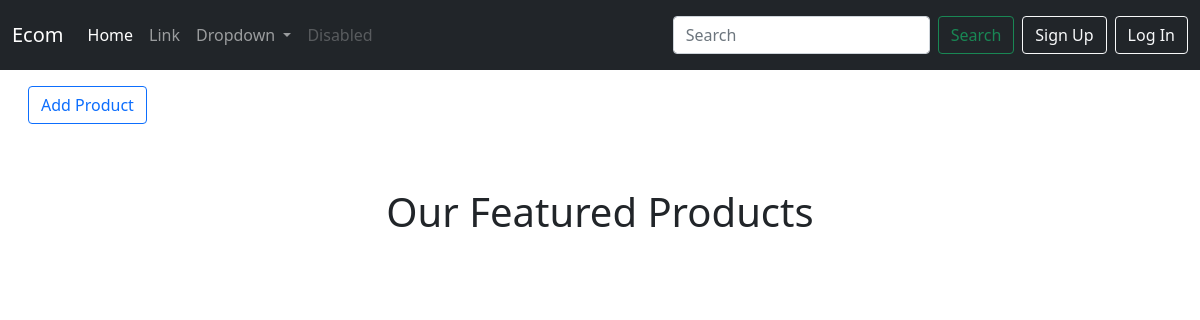
/products/, run on an earlier commit of the app's database.
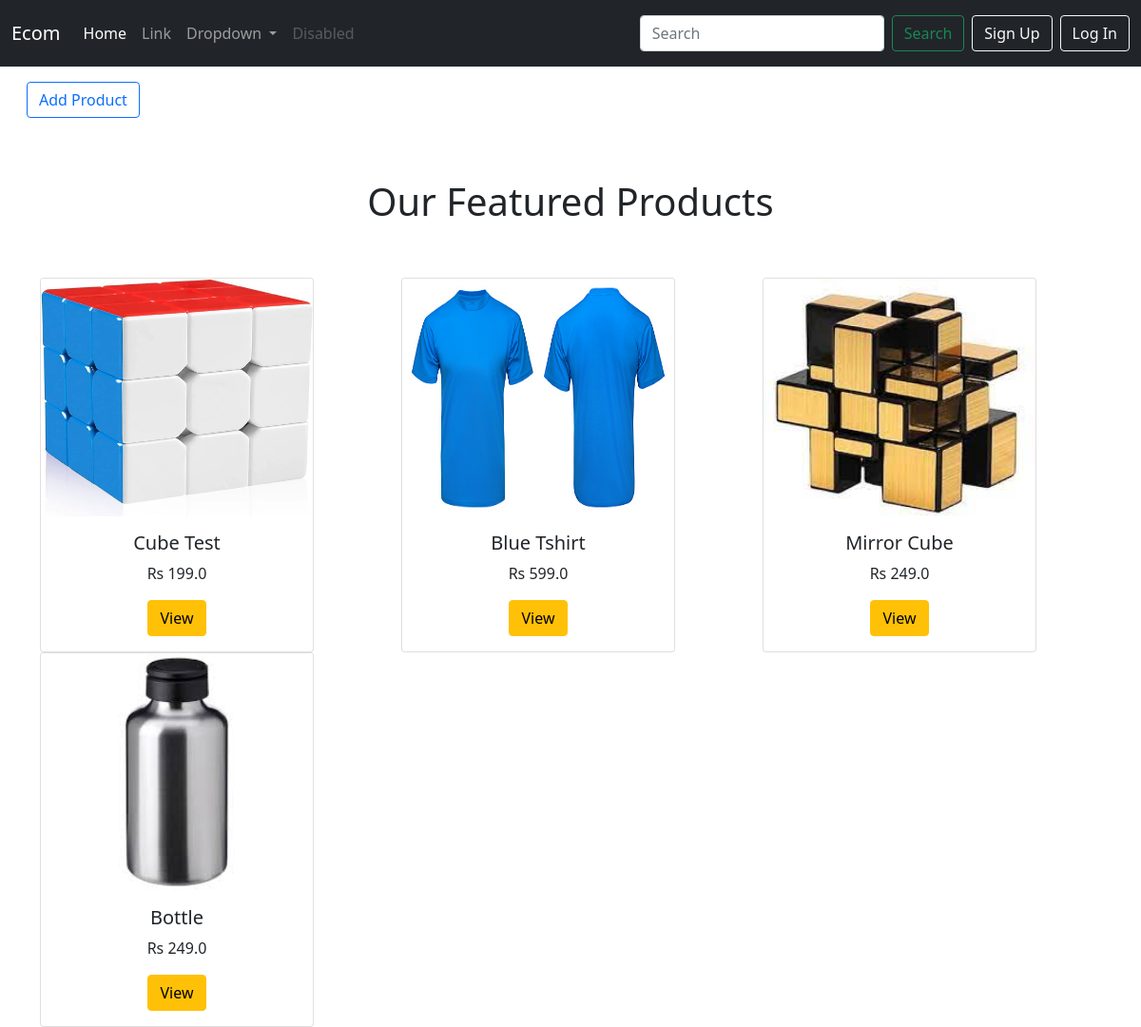
And on a later commit of the database.
### product/models.py (models this page shows, shortened)
class Product(models.Model):
    id = models.UUIDField(default=uuid.uuid4, editable=False, primary_key=True)
    user = models.ForeignKey(User, on_delete=models.CASCADE)
    name = models.CharField(max_length=200)
    description = models.TextField()
    price = models.FloatField()
    image = models.ImageField(
        upload_to='product/images',
        blank=True,
        null=True
        )

### seller/views.py (the view)
# urls.py: path("products/", SellerProducts.as_view(), name="seller_products"),
class SellerProducts(TemplateView):
    def get(self, request, *args, **kwargs):
        product_form = ProductForm()
        products = Product.objects.all()
        return render(
            request,
            template_name='seller/products.html',
            context={
                "all_products": products,
                "product_form": product_form,
            }
        )

### product/forms.py
class ProductForm(forms.ModelForm):
    def __init__(self, *args, **kwargs):
        super().__init__(*args, **kwargs)
        for visible in self.visible_fields():
            visible.required = True
            visible.field.widget.attrs['class'] = 'form-control'
        self.fields['user'].required = False
    class Meta:
        model = Product
        fields = "__all__"

### templates/seller/products.html (shortened to what this page needs)
{% extends 'base.html' %}
{% block body %}
<a href="{% url 'seller:create_products' %}" class="btn btn-outline-primary m-3">Add Product</a>
<div class="container">
    <div class="row">
    <div class="text-center mb-5 mt-5"><h1>Our Featured Products</h1></div>
        {% for product in all_products %}
            <div class="col-4">
                <div class="card" style="width: 18rem;">
                    <img src="{{ MEDIA_ROOT }}{{product.image.url}}" class="card-img-top" alt="..." width="150" height="250">
                    <div class="card-body text-center">
                        <h5 class="card-title">{{ product.name}}</h5>
                        <p class="card-text">Rs {{ product.price }}</p>
                        <a class="btn btn-warning" data-bs-toggle="modal" data-bs-target="#test{{product.id}}" >View</a>
                    </div>
                </div>
            </div>
        {% endfor %}
    </div>
</div>
{% endblock body %}

### templates/base.html (shortened to what this page needs)
<!doctype html>
<html lang="en">
  <head>
    <link href="https://cdn.jsdelivr.net/npm/bootstrap@5.0.2/dist/css/bootstrap.min.css" rel="stylesheet">
  </head>
  <body>
    <nav class="navbar navbar-expand-lg navbar-dark bg-dark">
      <div class="container-fluid">
        <a class="navbar-brand" href="#">Ecom</a>
        <div class="collapse navbar-collapse" id="navbarSupportedContent">
          <ul class="navbar-nav me-auto mb-2 mb-lg-0">
            <li class="nav-item">
              <a class="nav-link active" aria-current="page" href="#">Home</a>
            </li>
            <li class="nav-item">
              <a class="nav-link" href="#">Link</a>
            </li>
            <li class="nav-item dropdown">
              <a class="nav-link dropdown-toggle" href="#" id="navbarDropdown" role="button" data-bs-toggle="dropdown" aria-expanded="false">
                Dropdown
              </a>
            </li>
            <li class="nav-item">
              <a class="nav-link disabled" href="#" tabindex="-1" aria-disabled="true">Disabled</a>
            </li>
          </ul>
          <form class="d-flex">
            <input class="form-control me-2" type="search" placeholder="Search" aria-label="Search">
            <button class="btn btn-outline-success  " type="submit">Search</button>
          </form>
          {% if request.user.is_authenticated %}
            <a href="{% url 'authentication:logout' %}" class="btn btn-outline-warning m-2">Log Out</a>
          {% else %}
            <button class="btn btn-outline-light m-2">Sign Up</button>
            <button class="btn btn-outline-light">Log In</button>
          {% endif %}
        </div>
      </div>
    </nav>
    <div class="container-fluid">
      {% block body %}
      {% endblock %}
    </div>
  </body>
</html>

What changed in the data, as far as the page shows it:
added Product: image (picture), name "Cube Test", price "199.0"
added Product: image (picture), name "Blue Tshirt", price "599.0"
added Product: image (picture), name "Mirror Cube", price "249.0"
added Product: image (picture), name "Bottle", price "249.0"
